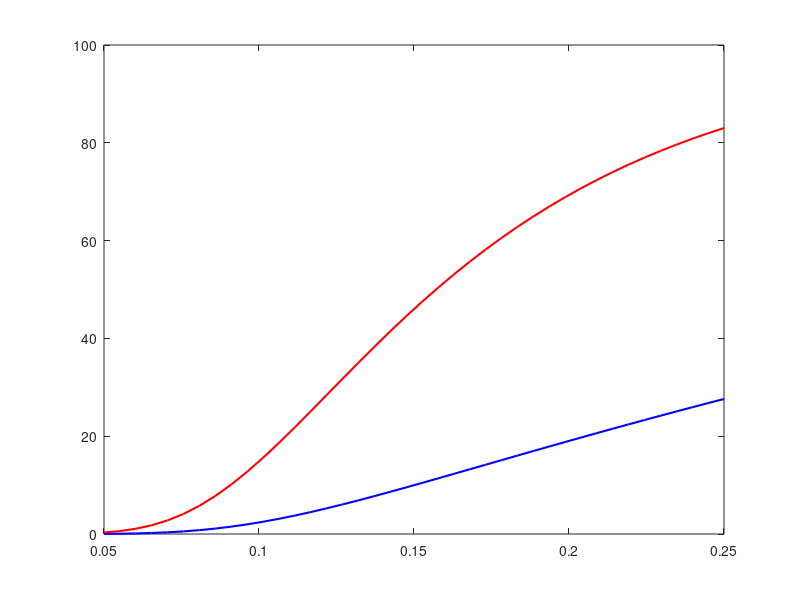

Source code (MATLAB): (Note: this script raises an error after producing the figure.)
%% ================================================================
%  PART 2 – Q4 : Analytical (Multi-Erlang Product-Form)
%  Compute steady-state probabilities analytically using
%  the multi-Erlang formula, derive blocking rates for both
%  classes, and compare with Q3 (CTMC results).
% ================================================================

C=40;          
cv=1;        
cs=5;          
Tv=180;      
Ts=120;         
mu_v=1/Tv;      
mu_s=1/Ts;      
target=0.01;   
ratio=0.2;   

% Function: Compute blocking from product-form formula
function [Bv, Bs] = blockingProb(lambda_v, C, cv, cs, mu_v, mu_s, ratio)
    lambda_s = ratio * lambda_v;
    
    % Build all valid states (ns, nv)
    states=[];
    for ns=0:floor(C/cs)
        for nv=0:C
            if cs*ns+cv*nv<=C
                states=[states;ns,nv];
            end
        end
    end
    N=size(states,1);
    
    % Unnormalized steady-state probabilities (product-form)
    pi=zeros(N,1);
    for k=1:N
        ns=states(k,1);
        nv=states(k,2);
        pi(k)=((lambda_v/mu_v)^nv / factorial(nv)) * ((lambda_s/mu_s)^ns / factorial(ns));
    end
    
    % Normalize
    G=sum(pi);
    pi=pi/G;
    
    % Blocking probabilities
    % Voice blocked if adding 1 circuit exceeds capacity
    Bv=sum(pi(cs*states(:,1)+cv*states(:,2)>C-cv));
    % Video blocked if adding 5 circuits exceeds capacity
    Bs=sum(pi(cs*states(:,1)+cv*states(:,2)>C-cs));
end

% Bisection to find λv_max (both Bv,Bs ≤ 1%)
low=0; high=0.2; tol=1e-6;
for i=1:40
    mid=(low + high)/2;
    [Bv,Bs]=blockingProb(mid, C, cv, cs, mu_v, mu_s, ratio);
    if Bv<=target && Bs<=target
        low=mid; % feasible
    else
        high=mid;% too high
    end
    if (high-low) < tol, break; end
end

lambda_v_max=low;
[Bv_final, Bs_final]=blockingProb(lambda_v_max, C, cv, cs, mu_v, mu_s, ratio);

Ev=lambda_v_max / mu_v;% Erlangs voice
Es=(ratio * lambda_v_max)/mu_s; % Erlangs video

fprintf('\n=== PART 2 – Q4 : Analytical Multi-Erlang ===\n');
fprintf('λv_max = %.6f calls/s\n', lambda_v_max);
fprintf('λs_max = %.6f calls/s\n', ratio * lambda_v_max);
fprintf('Ev = %.3f Erlangs, Es = %.3f Erlangs\n', Ev, Es);
fprintf('Bv = %.5f, Bs = %.5f\n', Bv_final, Bs_final);

% Plot Bv and Bs vs λv
lambda_values=linspace(0.05, 0.25, 40);
Bv_vals=zeros(size(lambda_values));
Bs_vals=zeros(size(lambda_values));

for i=1:length(lambda_values)
    [Bv_vals(i), Bs_vals(i)]=blockingProb(lambda_values(i), C, cv, cs, mu_v, mu_s, ratio);
end

figure;
plot(lambda_values, Bv_vals*100, 'b', 'LineWidth', 1.5, 'DisplayName', 'Voice B_v');
hold on;
plot(lambda_values, Bs_vals*100, 'r', 'LineWidth', 1.5, 'DisplayName', 'Video B_s');
yline(1, 'k:', '1% target');
xlabel('\lambda_v (calls/s)');
ylabel('Blocking probability (%)');
legend('Location','northwest');
title('PART 2 – Q4 : Analytical Multi-Erlang Blocking');
grid on;
